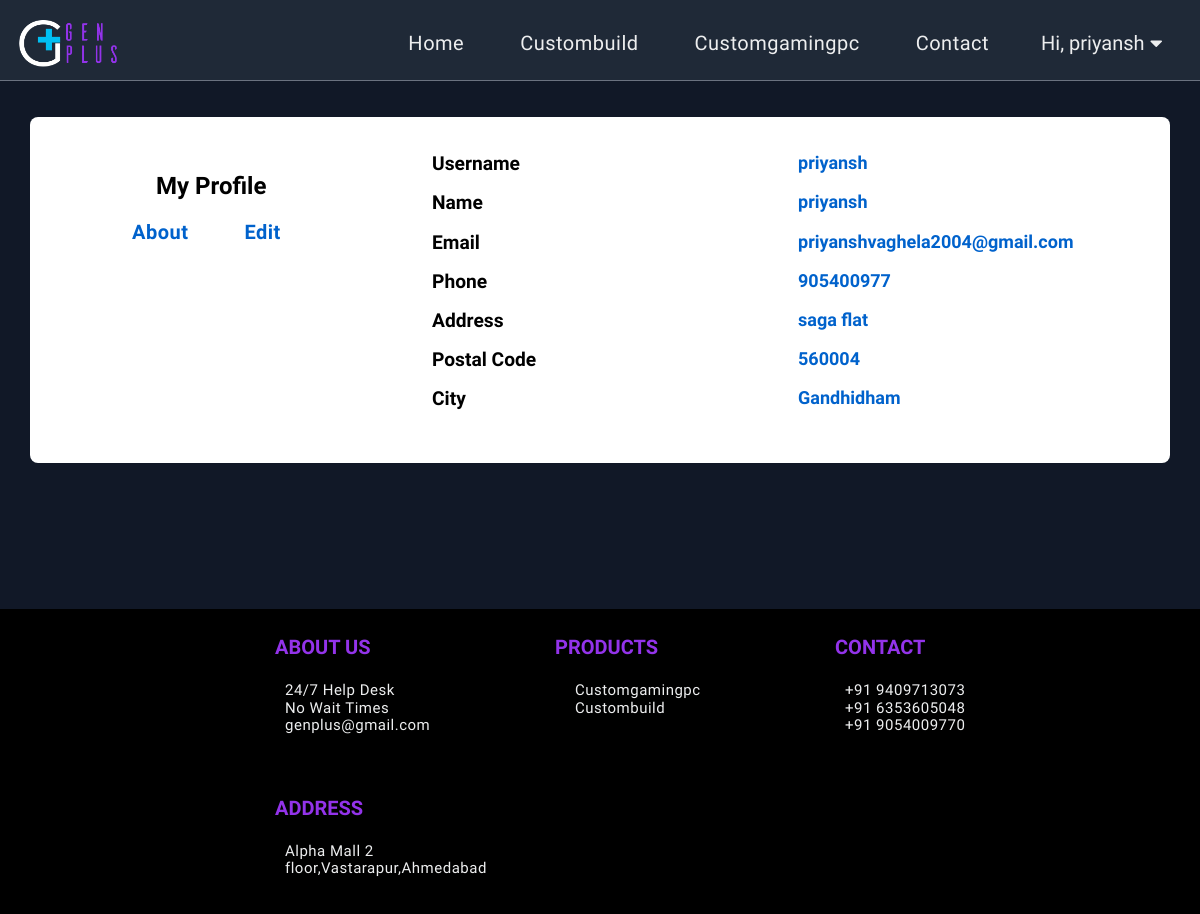
Screenshot of /profile (signed in) with the database file from the repository.
### genplus_app/models.py (models this page shows, shortened)
class user_master(models.Model):
    username=models.CharField(('username'),max_length=50,primary_key=True)
    password=models.CharField(max_length=50,null=False)
    name=models.CharField(max_length=50,null=True)
    email=models.EmailField(max_length=254,unique=True,null=False)
    phone_no=models.IntegerField(null=False)
    address=models.CharField(max_length=50,null=True)
    postalcode=models.IntegerField(null=True)
    city=models.CharField(max_length=50,null=True)

### genplus_app/views.py (the view)
# urls.py: path('profile',views.profile,name='profilepage'),
def profile(request):
    return_url=request.META['PATH_INFO']
    if request.session.get('username'):
        show=user_master.objects.all().filter(username=request.session.get('username'))
        return render(request,'profile.html',{'user':show})
    else:
        return redirect(f'login?return_url={return_url}')

### templates/profile.html (shortened to what this page needs)
<!DOCTYPE html>
<html lang="en">
<head>
    {% load static %}
    <link rel="stylesheet" href="{% static 'css/profile.css'%}">
    <link rel="stylesheet" href="{% static 'css/home.css' %}">
</head>
<header Class="Site-Header">
    <div Class="Site-Identity">
        <img class="logo" src="{% static 'image/logo.png' %}" alt="logo image">
    </div>
    <nav Class="Site-Navigation">
        <ul Class="Nav">
            <li><a class="linkmetis" Href="home">Home</a></li>
            <li><a class="linkmetis" Href="custombuild">Custombuild</a></li>
            <li><a class="linkmetis" Href="customgamingpc">Customgamingpc</a></li>
            <li><a class="linkmetis" Href="contact">Contact</a></li>
            {% if request.session.username %}
            <li>
                <div class="dropdown">
                    <button class="dropbtn">Hi, {{request.session.username}}
                        <i class="fa fa-caret-down"></i>
                    </button>
                </div>
            </li>
            {% else %}
            <a href="login"><input class="btnhead" type="button" value="Login"></a>
            <a href="signup"><input class="btnhead" type="button" value="SignUp"></a>
            {% endif %}
        </ul>
    </nav>
</header>
<body>
    <div class="container emp-profile">
            <div class="row">
                <div class="col-md-4">
                    <ul class="nav nav-tabs" id="myTab" role="tablist">
                        <h2 class="hmp">My Profile</h2>
                        <li class="nav-item">
                            <a class="nav-link" href="profile">About</a>
                        </li>
                        <li class="nav-item">
                            <a class="nav-link" href="editprofile">Edit</a>
                        </li>
                    </ul>
                </div>
                <div class="col-md-8">
                    <div class="tab-content profile-tab" id="myTabContent">
                        <div class="tab-pane fade show active">
                            {% for result in user %}
                            <div class="row">
                                <div class="col-md-6">
                                    <label>Username</label>
                                </div>
                                <div class="col-md-6">
                                    <span>{{result.username}}</span><br><br>
                                </div>
                            </div>
                            <div class="row">
                                <div class="col-md-6">
                                    <label>Name</label>
                                </div>
                                <div class="col-md-6">
                                    <span>{{result.name}}</span><br><br>
                                </div>
                            </div>
                            <div class="row">
                                <div class="col-md-6">
                                    <label>Email</label>
                                </div>
                                <div class="col-md-6">
                                    <span>{{result.email}}</span><br><br>
                                </div>
                            </div>
                            <div class="row">
                                <div class="col-md-6">
                                    <label>Phone</label>
                                </div>
                                <div class="col-md-6">
                                    <span>{{result.phone_no}}</span><br><br>
                                </div>
                            </div>
                            <div class="row">
                                <div class="col-md-6">
                                    <label>Address</label>
                                </div>
                                <div class="col-md-6">
                                    <span>{{result.address}}</span><br><br>
                                </div>
                            </div>
                            <div class="row">
                                <div class="col-md-6">
                                    <label>Postal Code</label>
                                </div>
                                <div class="col-md-6">
                                    <span>{{result.postalcode}}</span><br><br>
                                </div>
                            </div>
                            <div class="row">
                                <div class="col-md-6">
                                    <label>City</label>
                                </div>
                                <div class="col-md-6">
                                    <span>{{result.city}}</span><br><br>
                                </div>
                            </div>
                            {% endfor %}
                        </div>
                    </div>
                </div>
            </div>
    </div><br><br><br><br><br><br>
</body>
<footer>
    <div class="footer">
      <div class="contain">
      <div class="col">
        <h2>About us</h2>
        <ul>
          <li>24/7 Help Desk</li>
          <li>No Wait Times</li>
          <li>genplus@gmail.com</li>
        </ul>
      </div>
      <div class="col">
        <h2>Products</h2>
        <ul>
            <li><a class="footerlink" href="customgamingpc">Customgamingpc</a></li>
            <li><a class="footerlink" href="custombuild">Custombuild</a></li>
        </ul>
      </div>
      <div class="col">
        <h2>Contact</h2>
        <ul>
          <li>+91 9409713073</li>
          <li>+91 6353605048</li>
          <li>+91 9054009770</li>
        </ul>
      </div>
      <div class="col address">
        <h2>Address </h2>
        <ul>
          <li>Alpha Mall 2 floor,Vastarapur,Ahmedabad</li>
      </ul>
      </div>
    </div>
    </div>
    </footer>
</html>

### static/css/profile.css (style rules this page uses)
html { font-family: 'Mukta', sans-serif; line-height: 1.15; -webkit-text-size-adjust: 100%; -ms-text-size-adjust: 100%; -ms-overflow-style: scrollbar; -webkit-tap-highlight-color: transparent }
.container { width: 100%; padding-right: 15px; padding-left: 15px; margin-right: auto; margin-left: auto }
@media (min-width:576px) { .container { max-width: 540px } }
@media (min-width:768px) { .container { max-width: 720px } }
@media (min-width:992px) { .container { max-width: 960px } }
@media (min-width:1200px) { .container { max-width: 1140px } }
.row { display: -ms-flexbox; display: flex; -ms-flex-wrap: wrap; flex-wrap: wrap; margin-right: -15px; margin-left: -15px }
.col, .col-1, .col-10, .col-11, .col-12, .col-2, .col-3, .col-4, .col-5, .col-6, .col-7, .col-8, .col-9, .col-auto, .col-lg, .col-lg-1, .col-lg-10, .col-lg-11, .col-lg-12, .col-lg-2, .col-lg-3, .col-lg-4, .col-lg-5, .col-lg-6, .col-lg-7, .col-lg-8, .col-lg-9, .col-lg-auto, .col-md, .col-md-1, .col-md-10, .col-md-11, .col-md-12, .col-md-2, .col-md-3, .col-md-4, .col-md-5, .col-md-6, .col-md-7, .col-md-8, .col-md-9, .col-md-auto, .col-sm, .col-sm-1, .col-sm-10, .col-sm-11, .col-sm-12, .col-sm-2, .col-sm-3, .col-sm-4, .col-sm-5, .col-sm-6, .col-sm-7, .col-sm-8, .col-sm-9, .col-sm-auto, .col-xl, .col-xl-1, .col-xl-10, .col-xl-11, .col-xl-12, .col-xl-2, .col-xl-3, .col-xl-4, .col-xl-5, .col-xl-6, .col-xl-7, .col-xl-8, .col-xl-9, .col-xl-auto { position: relative; width: 100%; min-height: 1px; padding-right: 15px; padding-left: 15px }
.col { -ms-flex-preferred-size: 0; flex-basis: 0; -ms-flex-positive: 1; flex-grow: 1; max-width: 100% }
@media (min-width:768px) { .col-md-4 { -ms-flex: 0 0 33.333333%; flex: 0 0 33.333333%; max-width: 33.333333% } }
@media (min-width:768px) { .col-md-6 { -ms-flex: 0 0 50%; flex: 0 0 50%; max-width: 50% } }
@media (min-width:768px) { .col-md-8 { -ms-flex: 0 0 66.666667%; flex: 0 0 66.666667%; max-width: 66.666667% } }
.tab-content>.tab-pane { display: none }
.tab-content>.active { display: block }
.emp-profile { padding: 3%; margin-top: 3%; margin-bottom: 3%; border-radius: 0.5rem; background: #fff; }
.profile-tab label { font-weight: 600; font-size: larger; }
.profile-tab span { font-weight: 600; color: #0062cc; font-size: large; }
.nav-link { Text-Decoration: None; font-size: 20px; letter-spacing: 0.5px; padding: 0 10px; position: relative; box-sizing: border-box; color: #0062cc; font-weight: 600; }
.nav { list-style: none; }
.nav-item { display: inline; Margin: 1.4em 1em 1em 1em; }
.hmp { margin-left: 50px; }

### static/css/home.css (style rules this page uses)
body { font-family: 'Mukta', sans-serif; Margin: 0; background-color: rgb(17, 24, 39); padding: 0; }
header { background-color: rgb(31, 41, 55); font-family: 'Mukta', sans-serif; }
.linkmetis { Text-Decoration: None; Color: rgb(237, 238, 239); font-size: 20px; letter-spacing: 0.5px; padding: 0 10px; position: relative; box-sizing: border-box; }
.linkmetis:after { content: ""; position: absolute; background-color: rgb(147, 51, 234); height: 3px; width: 0; left: 0; bottom: -3px; transition: 0.3s; }
.Site-Header { Border-Bottom: 1px Solid rgb(107, 114, 128); Padding: 0.5em 1em; Display: Flex; Justify-Content: Space-Between; }
.dropdown .dropbtn { font-size: 20px; border: none; outline: none; color: rgb(237, 238, 239); background-color: inherit; font-family: 'Mukta', sans-serif; }
.Site-Navigation ul, .Site-Navigation li { Margin: 0; Padding: 0; }
.Site-Navigation li { Display: Inline-Block; Margin: 1.4em 1em 1em 1em; }
span { color: rgb(147, 51, 234); }
.logo { height: 60px; padding-top: 10px; }
label { font-weight: 600; font-size: larger; margin-bottom: 60px; }
.footer { background-color: black; padding-left: 165px; }
.footer .col { width: 190px; height: auto; float: left; box-sizing: border-box; padding: 20px; margin-left: 90px; }
.footer .col h2 { margin: 0; padding: 0; font-size: 20px; line-height: 17px; padding: 10px 0; color: rgb(147, 51, 234); text-transform: uppercase; }
.footer .col ul { list-style-type: none; padding: 0; }
.footer .col ul li { Text-Decoration: None; Color: rgb(237, 238, 239); font-size: 15px; letter-spacing: 0.5px; padding: 0 10px; position: relative; box-sizing: border-box; }
.footerlink { Text-Decoration: None; Color: rgb(237, 238, 239); font-size: 15px; letter-spacing: 0.5px; padding: 0 10px; position: relative; box-sizing: border-box; }
.address ul li { display: inline-block; padding-right: 5px !important; }

### rows the page displays
user_master: username "priyansh", name "priyansh", email "priyanshvaghela2004@gmail.com", phone_no "905400977", address "saga flat", postalcode "560004", city "Gandhidham"

### other values shown
{{ request.session.username }} "priyansh"
